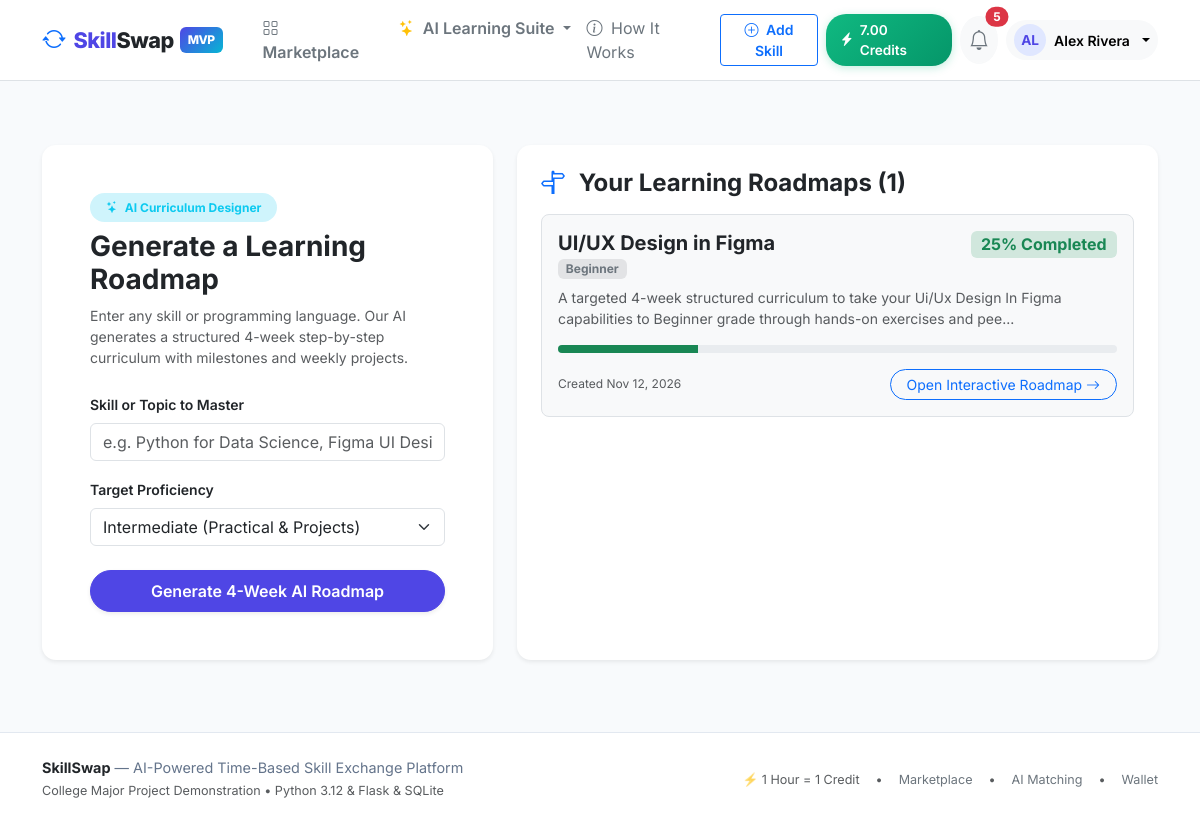
The app's page /ai/roadmap (signed in) with its own data.
### app/models/wallet.py (models this page shows, shortened)
class Wallet(db.Model):
    __tablename__ = "wallets"
    id = db.Column(db.Integer, primary_key=True)
    user_id = db.Column(db.Integer, db.ForeignKey("users.id"), unique=True, nullable=False, index=True)
    available_balance = db.Column(db.Numeric(8, 2), default=Decimal("0.00"), nullable=False)
    reserved_balance = db.Column(db.Numeric(8, 2), default=Decimal("0.00"), nullable=False)
    updated_at = db.Column(db.DateTime, default=lambda: datetime.now(timezone.utc), onupdate=lambda: datetime.now(timezone.utc), nullable=False)
    user = db.relationship("User", back_populates="wallet")
    transactions = db.relationship(
        "WalletTransaction", back_populates="wallet", cascade="all, delete-orphan", order_by="desc(WalletTransaction.created_at)"
    )

### app/models/user.py (models this page shows, shortened)
class User(UserMixin, db.Model):
    __tablename__ = "users"
    id = db.Column(db.Integer, primary_key=True)
    username = db.Column(db.String(64), unique=True, nullable=False, index=True)
    email = db.Column(db.String(120), unique=True, nullable=False, index=True)
    password_hash = db.Column(db.String(256), nullable=False)
    full_name = db.Column(db.String(100), nullable=False)
    role = db.Column(db.String(20), default="user", nullable=False)  # 'user', 'admin'
    status = db.Column(db.String(20), default="active", nullable=False)  # 'active', 'suspended'
    bio = db.Column(db.Text, default="")
    headline = db.Column(db.String(150), default="")
    location = db.Column(db.String(100), default="")
    timezone = db.Column(db.String(50), default="UTC")
    avatar_path = db.Column(db.String(255), nullable=True)
    created_at = db.Column(db.DateTime, default=lambda: datetime.now(timezone.utc), nullable=False)
    updated_at = db.Column(db.DateTime, default=lambda: datetime.now(timezone.utc), onupdate=lambda: datetime.now(timezone.utc), nullable=False)
    wallet = db.relationship("Wallet", back_populates="user", uselist=False, cascade="all, delete-orphan")
    skills = db.relationship("UserSkill", back_populates="user", cascade="all, delete-orphan", lazy="dynamic")
    availability = db.relationship("AvailabilitySlot", back_populates="user", cascade="all, delete-orphan")
    bookings_as_learner = db.relationship(
        "Booking", foreign_keys="Booking.learner_id", back_populates="learner", lazy="dynamic"
    )
    bookings_as_teacher = db.relationship(
        "Booking", foreign_keys="Booking.teacher_id", back_populates="teacher", lazy="dynamic"
    )
    reviews_given = db.relationship(
        "Review", foreign_keys="Review.reviewer_id", back_populates="reviewer", lazy="dynamic"
    )
    reviews_received = db.relationship(
        "Review", foreign_keys="Review.reviewee_id", back_populates="reviewee", lazy="dynamic"
    )
    notifications = db.relationship("Notification", back_populates="user", cascade="all, delete-orphan", lazy="dynamic")
    roadmaps = db.relationship("LearningRoadmap", back_populates="user", cascade="all, delete-orphan", lazy="dynamic")
    quizzes = db.relationship("GeneratedQuiz", back_populates="user", cascade="all, delete-orphan", lazy="dynamic")
    ai_conversations = db.relationship("AIConversation", back_populates="user", cascade="all, delete-orphan", lazy="dynamic")
    ai_prefs = db.relationship("UserAIPrefs", back_populates="user", uselist=False, cascade="all, delete-orphan")
    @property
    def is_admin(self) -> bool:
        return self.role == "admin"
    @property
    def is_active(self) -> bool:
        return self.status == "active"

### app/models/ai.py (models this page shows, shortened)
class LearningRoadmap(db.Model):
    __tablename__ = "learning_roadmaps"
    id = db.Column(db.Integer, primary_key=True)
    user_id = db.Column(db.Integer, db.ForeignKey("users.id"), nullable=False, index=True)
    skill_title = db.Column(db.String(100), nullable=False)
    target_level = db.Column(db.String(50), default="Intermediate")
    summary = db.Column(db.Text, default="")
    plan_json = db.Column(db.Text, nullable=False)  # JSON with structured weeks/milestones
    created_at = db.Column(db.DateTime, default=lambda: datetime.now(timezone.utc), nullable=False)
    user = db.relationship("User", back_populates="roadmaps")
    progress_items = db.relationship("RoadmapProgress", back_populates="roadmap", cascade="all, delete-orphan")
    @property
    def completion_percentage(self) -> int:
        items = self.progress_items
        if not items:
            return 0
        done_count = sum(1 for item in items if item.done)
        return int((done_count / len(items)) * 100)

class RoadmapProgress(db.Model):
    __tablename__ = "roadmap_progress"
    id = db.Column(db.Integer, primary_key=True)
    roadmap_id = db.Column(db.Integer, db.ForeignKey("learning_roadmaps.id"), nullable=False, index=True)
    item_key = db.Column(db.String(100), nullable=False)
    title = db.Column(db.String(200), default="")
    done = db.Column(db.Boolean, default=False, nullable=False)
    completed_at = db.Column(db.DateTime, nullable=True)
    roadmap = db.relationship("LearningRoadmap", back_populates="progress_items")

### app/ai/routes.py (the view, shortened to what this page needs)
@bp.route("/roadmap", methods=["GET", "POST"])
@login_required
def roadmap_index():
    form = RoadmapRequestForm()
    user_roadmaps = (
        LearningRoadmap.query.filter_by(user_id=current_user.id)
        .order_by(LearningRoadmap.created_at.desc())
        .all()
    )
    return render_template("ai/roadmap_list.html", form=form, roadmaps=user_roadmaps)

### app/templates/ai/roadmap_list.html (shortened to what this page needs)
{% extends "base.html" %}
{% block content %}
<div class="container py-4">
  <div class="row g-4 mb-4">
    <div class="col-lg-5">
      <div class="card p-4 p-md-5 border-0 shadow-sm h-100">
        <div class="d-flex align-items-center gap-2 mb-2">
          <span class="badge bg-info-subtle text-info fw-bold px-3 py-2 rounded-pill">
            <i class="bi bi-stars me-1"></i> AI Curriculum Designer
          </span>
        </div>
        <h3 class="fw-bold mb-2">Generate a Learning Roadmap</h3>
        <p class="text-muted small mb-4">
          Enter any skill or programming language. Our AI generates a structured 4-week step-by-step curriculum with milestones and weekly projects.
        </p>
        <form method="POST" action="{{ url_for('ai.roadmap_index') }}">
          <div class="mb-3">
            {{ form.skill_title.label(class="form-label fw-semibold small") }}
            {{ form.skill_title(class="form-control" + (" is-invalid" if form.skill_title.errors else "")) }}
          </div>
          <div class="mb-4">
            {{ form.target_level.label(class="form-label fw-semibold small") }}
            {{ form.target_level(class="form-select" + (" is-invalid" if form.target_level.errors else "")) }}
          </div>
          {{ form.submit(class="btn btn-primary w-100 py-2 fw-semibold rounded-pill shadow-sm") }}
        </form>
      </div>
    </div>
    <div class="col-lg-7">
      <div class="card p-4 border-0 shadow-sm h-100">
        <h4 class="fw-bold mb-3">
          <i class="bi bi-signpost-split text-primary me-2"></i> Your Learning Roadmaps ({{ roadmaps|length }})
        </h4>
        {% if roadmaps %}
          <div class="d-flex flex-column gap-3">
            {% for rm in roadmaps %}
              <div class="p-3 bg-light rounded-3 border card-hover">
                <div class="d-flex justify-content-between align-items-start mb-2">
                  <div>
                    <h5 class="fw-bold mb-0">
                      <a href="{{ url_for('ai.roadmap_detail', roadmap_id=rm.id) }}" class="text-decoration-none text-dark">
                        {{ rm.skill_title }}
                      </a>
                    </h5>
                    <span class="badge bg-secondary-subtle text-secondary small">{{ rm.target_level }}</span>
                  </div>
                  <span class="badge bg-success-subtle text-success fs-6 fw-bold">
                    {{ rm.completion_percentage }}% Completed
                  </span>
                </div>
                <p class="text-muted small mb-3">{{ rm.summary[:140] }}...</p>
                <div class="progress mb-2" style="height: 8px;">
                  <div class="progress-bar bg-success" role="progressbar" style="width: {{ rm.completion_percentage }}%;"></div>
                </div>
                <div class="d-flex justify-content-between align-items-center pt-2">
                  <span class="text-muted" style="font-size: 0.75rem;">Created {{ rm.created_at.strftime('%b %d, %Y') }}</span>
                  <a href="{{ url_for('ai.roadmap_detail', roadmap_id=rm.id) }}" class="btn btn-sm btn-outline-primary rounded-pill px-3">
                    Open Interactive Roadmap <i class="bi bi-arrow-right"></i>
                  </a>
                </div>
              </div>
            {% endfor %}
          </div>
        {% else %}
          <div class="text-center py-5 text-muted">
            <i class="bi bi-compass fs-1 text-secondary opacity-50 d-block mb-2"></i>
            No roadmaps generated yet. Fill in the form on the left to create your first personalized curriculum!
          </div>
        {% endif %}
      </div>
    </div>
  </div>
</div>
{% endblock %}

### app/templates/base.html (shortened to what this page needs)
<!DOCTYPE html>
<html lang="en">
<head>
  <link href="https://cdn.jsdelivr.net/npm/bootstrap@5.3.3/dist/css/bootstrap.min.css" rel="stylesheet">
  <link rel="stylesheet" href="https://cdn.jsdelivr.net/npm/bootstrap-icons@1.11.3/font/bootstrap-icons.min.css">
  <link rel="stylesheet" href="{{ url_for('static', filename='css/custom.css') }}">
</head>
<body>
  <nav class="navbar navbar-expand-lg navbar-light bg-white border-bottom sticky-top py-2">
    <div class="container">
      <a class="navbar-brand d-flex align-items-center" href="{{ url_for('dashboard.index') }}">
        <i class="bi bi-arrow-repeat text-primary me-2 fs-4"></i>
        <span>Skill<span class="text-dark">Swap</span></span>
        <span class="brand-badge">MVP</span>
      </a>
      <div class="collapse navbar-collapse" id="navbarMain">
        <ul class="navbar-nav me-auto mb-2 mb-lg-0 ms-lg-3">
          <li class="nav-item">
            <a class="nav-link fw-semibold text-secondary" href="{{ url_for('skills.index') }}">
              <i class="bi bi-grid me-1"></i> Marketplace
            </a>
          </li>
          <li class="nav-item dropdown">
            <a class="nav-link dropdown-toggle fw-semibold text-secondary" href="#" role="button" data-bs-toggle="dropdown">
              <i class="bi bi-stars text-warning me-1"></i> AI Learning Suite
            </a>
          </li>
          <li class="nav-item">
            <a class="nav-link text-secondary" href="#" data-bs-toggle="modal" data-bs-target="#howItWorksModal">
              <i class="bi bi-info-circle me-1"></i> How It Works
            </a>
          </li>
        </ul>
        <div class="d-flex align-items-center gap-2">
          {% if current_user.is_authenticated %}
            <a href="{{ url_for('skills.new') }}" class="btn btn-outline-primary btn-sm fw-semibold d-none d-md-inline-block">
              <i class="bi bi-plus-circle me-1"></i> Add Skill
            </a>
            <a href="{{ url_for('wallet.index') }}" class="credit-pill" title="1 Hour Teaching = 1 Credit">
              <i class="bi bi-lightning-charge-fill"></i>
              <span>{{ current_user.wallet.available_balance if current_user.wallet else '0.00' }} Credits</span>
            </a>
            <a href="{{ url_for('notifications.index') }}" class="btn btn-light position-relative p-2 rounded-circle" title="Notifications">
              <i class="bi bi-bell fs-5 text-secondary"></i>
              {% if unread_count > 0 %}
                <span class="position-absolute top-0 start-100 translate-middle badge rounded-pill bg-danger">
                  {{ unread_count }}
                </span>
              {% endif %}
            </a>
            <div class="dropdown">
              <button class="btn btn-light dropdown-toggle d-flex align-items-center gap-2 border-0 rounded-pill px-2 py-1" data-bs-toggle="dropdown">
                <div class="avatar-circle" style="width: 32px; height: 32px; font-size: 0.85rem;">
                  {{ current_user.username[:2].upper() }}
                </div>
                <span class="fw-semibold small d-none d-lg-inline">{{ current_user.full_name }}</span>
              </button>
            </div>
          {% else %}
            <a href="{{ url_for('auth.login') }}" class="btn btn-link text-decoration-none text-secondary fw-semibold">Sign In</a>
            <a href="{{ url_for('auth.register') }}" class="btn btn-primary fw-semibold shadow-sm">
              Get Started <span class="badge bg-warning text-dark ms-1">+2.0 Cr</span>
            </a>
          {% endif %}
        </div>
      </div>
    </div>
  </nav>
  <main class="py-4">
    {% block content %}{% endblock %}
  </main>
  <footer class="mt-auto">
    <div class="container">
      <div class="row gy-3 align-items-center">
        <div class="col-md-6 text-center text-md-start">
          <span class="fw-bold text-dark">SkillSwap</span> — AI-Powered Time-Based Skill Exchange Platform
          <div class="text-muted small mt-1">College Major Project Demonstration • Python 3.12 & Flask & SQLite</div>
        </div>
        <div class="col-md-6 text-center text-md-end">
          <div class="d-inline-flex gap-3 text-muted small">
            <span>⚡ 1 Hour = 1 Credit</span>
            <span>•</span>
            <a href="{{ url_for('skills.index') }}" class="text-decoration-none text-secondary">Marketplace</a>
            <span>•</span>
            <a href="{{ url_for('ai.matching') }}" class="text-decoration-none text-secondary">AI Matching</a>
            <span>•</span>
            <a href="{{ url_for('wallet.index') }}" class="text-decoration-none text-secondary">Wallet</a>
          </div>
        </div>
      </div>
    </div>
  </footer>
</body>
</html>

### records on screen
Wallet: wallet "7.00"
User: username "AL", full_name "Alex Rivera"
LearningRoadmap: skill_title "UI/UX Design in Figma", target_level "Beginner", completion_percentage "25", summary "A targeted 4-week structured curriculum to take your Ui/Ux Design In Figma capabilities to Beginner grade through hands-on exercises and pee", created_at "Nov 12, 2026"

### other values on screen
{{ unread_count }} "5"
{{ roadmaps|length }} "1"
